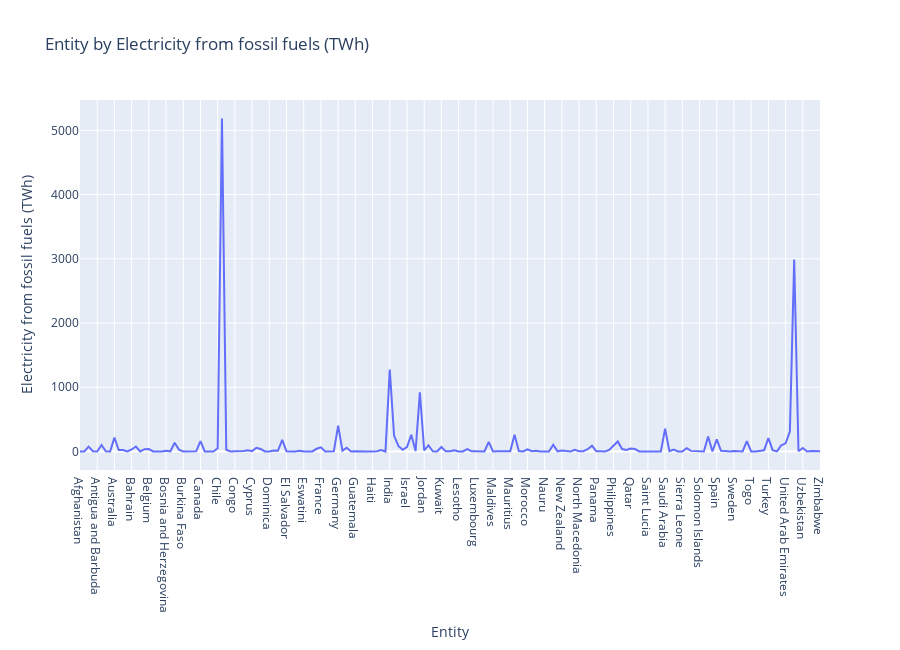

The notebook cell this image was saved under:
### Code cell
#Calculate the max 'Entity' for each 'Electricity from fossil fuels (TWh)'
Entity_By_Electricity_from_fossil = df1.groupby('Entity')['Electricity from fossil fuels (TWh)'].max().reset_index()

# Create a line plot using Plotly Express
fig_Entity_By_Electricity_from_fossil = px.line(
    Entity_By_Electricity_from_fossil,  # DataFrame containing the data
    x='Entity',   # x-values: Year
    y='Electricity from fossil fuels (TWh)',  # y-values: median Land
    labels={'Entity': 'Entity'},  # Customize label for the x-axis
    title='Entity by Electricity from fossil fuels (TWh)',  # Set the title of the plot
    height=650  # Set the height of the plot
)

# Display the plot
fig_Entity_By_Electricity_from_fossil.show()

### Figure 1 — Plotly figure (JSON) as saved in the notebook; plotly's stock layout.template omitted (floating-point values rounded to 4 significant figures; data arrays with more than 128 entries replaced by an {"elided": "..."} marker saying what was removed)
{"data": [{"hovertemplate": "Entity=%{x}<br>Electricity from fossil fuels (TWh)=%{y}<extra></extra>", "legendgroup": "", "line": {"color": "#636efa", "dash": "solid"}, "marker": {"symbol": "circle"}, "mode": "lines", "name": "", "orientation": "v", "showlegend": false, "type": "scatter", "x": {"elided": "173 str values"}, "xaxis": "x", "y": {"elided": "173 float values"}, "yaxis": "y"}], "layout": {"height": 650, "legend": {"tracegroupgap": 0}, "title": {"text": "Entity by Electricity from fossil fuels (TWh)"}, "xaxis": {"anchor": "y", "domain": [0, 1], "title": {"text": "Entity"}}, "yaxis": {"anchor": "x", "domain": [0, 1], "title": {"text": "Electricity from fossil fuels (TWh)"}}}}
